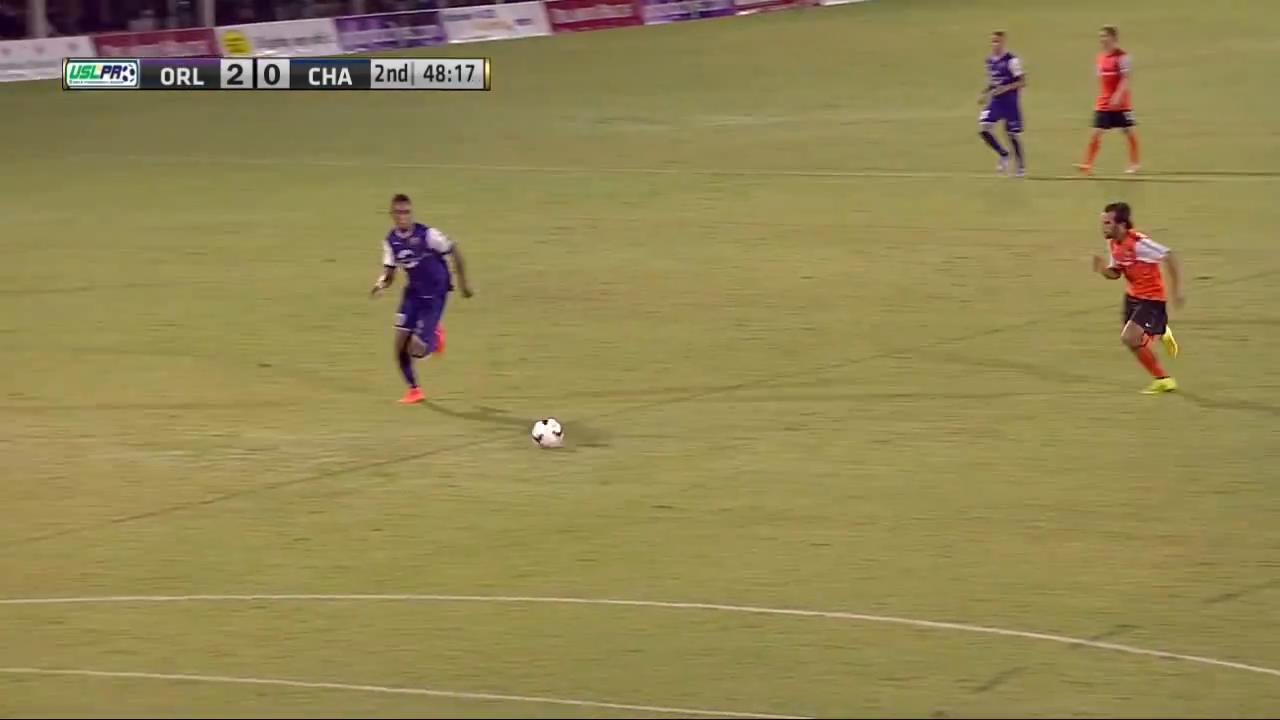
#> input picture 1601.jpg, 1280 x 720 px, given in place of 0187.jpg, which was not available
$ jupyter execute Player_Detection.ipynb   (shell and % lines are left out)   (text cells are left out)
#> lines starting #> are read from the running program, lines starting #| are printed output that depends on the picture; pictures that were not available may be replaced by others from this repository, and a replacement may not be noted
[cell 1]
import numpy as np
import matplotlib.pyplot as plt
import cv2
np.seterr(invalid='ignore')

[cell 2]
import os
import pickle
from glob import glob

import numpy as np
import matplotlib.pyplot as plt

from sklearn.metrics import confusion_matrix
from skimage.io import imread
from random import shuffle
import scipy.io

def get_image_paths(data_path, fmt='jpg'):
    """
    This function returns lists containing the file path for each train
    image, as well as lists with the label of each train image.
    :param data_path: path to the 'train' directories
    :param fmt: file extension of the images
    :return: lists: train_image_paths, train_labels
    """
    train_image_paths = []
    train_labels = []

    # train
    pth = os.path.join(data_path, '*.{:s}'.format(fmt))
    pth = glob(pth)
    shuffle(pth)
    train_image_paths.extend(pth)

    return train_image_paths

mat_1 = scipy.io.loadmat('annotation_1.mat')
#> (reads annotation_1.mat from the repository)
mat_1 = mat_1['annot']
data_path = os.path.join('.', 'train')
train_image_paths = get_image_paths(data_path)
train_labels = mat_1

[cell 3]
import scipy.io
import pandas as pd
# Set up parameters, image paths

df_ground_truth = pd.DataFrame(np.concatenate(mat_1))

for index, row in df_ground_truth.iterrows():
    row['ImgName'] = './train/'+row['ImgName'][0]

[cell 4]
df_ground_truth

[cell 5]
import os
import numpy as np
from matplotlib import pyplot as plt
import matplotlib.patches as patches
from skimage.io import imread
from skimage.transform import resize

H, W = 720, 1280
N = len(df_ground_truth)

def read_frame(train_image_paths, frame):
    file_path = train_image_paths[frame]
    img = cv2.imread(file_path,cv2.IMREAD_GRAYSCALE)
    img = resize(img, output_shape=(H,W))
    return img

def annotations_for_frame(df_annotation, frame):
    assert frame in df_annotation.index
    bbs = df_annotation[df_annotation.index == frame].values[0]
    return bbs

def show_annotation(df_annotation, frame):
    img = read_frame(df_annotation['ImgName'], frame)
    bbs = annotations_for_frame(df_annotation['BBox'], frame)
    fig, ax = plt.subplots(figsize=(20, 12))
    print(type(ax))
    for x1, y1, x2, y2 in bbs:
        dx = x2 - x1
        dy = y2 - y1
        rect = patches.Rectangle((x1, y1), dx, dy, edgecolor='r', facecolor='none')
        ax.add_patch(rect)

    ax.imshow(img)
    ax.set_title('Annotations for frame {}.'.format(frame))

def bounding_boxes_to_mask(bounding_boxes, H, W):

    """
    Converts set of bounding boxes to a binary mask
    """
    mask = np.zeros((H, W))
    for x1, y1, x2, y2 in bounding_boxes:
        dx = x2 - x1
        dy = y2 - y1
        mask[y1:y2,x1:x2] = 1
    return mask

def run_length_encoding(mask):

    """
    Produces run length encoding for a given binary mask
    """

    # find mask non-zeros in flattened representation
    non_zeros = np.nonzero(mask.flatten())[0]
    padded = np.pad(non_zeros, pad_width=1, mode='edge')

    # find start and end points of non-zeros runs
    limits = (padded[1:] - padded[:-1]) != 1
    starts = non_zeros[limits[:-1]]
    ends = non_zeros[limits[1:]]
    lengths = ends - starts + 1

    return ' '.join(['%d %d' % (s, l) for s, l in zip(starts, lengths)])

[cell 6]
from ipywidgets import interact, widgets
from IPython.display import display

def f_display_frame(frame_id):
    show_annotation(df_ground_truth,frame_id)

interact(f_display_frame, frame_id=widgets.IntSlider(min=1, max=1493, step=1, value=1))
#> the sliders are set to frame_id = 1
#> (the call stopped at in show_annotation, `fig, ax = plt.subplots(figsize=(20, 12))`: IPython is not available in this run)

[cell 7]
from scipy.ndimage import gaussian_filter
smoothed = []

def show_smoothed(df_annotation, frame):
    img = read_frame(df_annotation['ImgName'], frame)
    smoothed_ = gaussian_filter(img, sigma=2)
    smoothed.append(smoothed_)
    fig, axes = plt.subplots(figsize=(20, 12), ncols=2)
    axes[0].imshow(img)
    axes[1].imshow(smoothed_)

    bbs = annotations_for_frame(df_annotation['BBox'], frame)
    for x1, y1, x2, y2 in bbs:
        dx = x2 - x1
        dy = y2 - y1
        rect = patches.Rectangle((x1, y1), dx, dy, edgecolor='r', facecolor='none')
        axes[0].add_patch(rect)

[cell 8]
def f_display_smoothed(frame_id):
    show_smoothed(df_ground_truth,frame_id)

interact(f_display_smoothed, frame_id=widgets.IntSlider(min=1, max=853, step=1, value=1))
#> the sliders are set to frame_id = 1
#> (the call stopped at in show_smoothed, `fig, axes = plt.subplots(figsize=(20, 12), ncols=2)`: IPython is not available in this run)

[cell 9]
from skimage.filters import sobel

gradient_g_magnitude = []
gradient_g_dir = []

def gradient(img):
    g_x = sobel(img, axis=1)
    g_y = sobel(img, axis=0)
    g_mag = np.sqrt(g_x**2 + g_y**2)
    g_dir = np.arctan(g_y / g_x)
    return g_mag, g_dir

def show_gradient(df_annotation, frame):
    img = read_frame(df_annotation['ImgName'], frame)
    smoothed_ = gaussian_filter(img, sigma=2)
    g_magnitude, g_dir = gradient(smoothed_)
    gradient_g_magnitude.append(g_magnitude)
    gradient_g_dir.append(g_dir)
    fig, axes = plt.subplots(figsize=(20, 12), ncols=2)
    axes[0].imshow(g_magnitude)
    axes[1].imshow(g_dir)

    bbs = annotations_for_frame(df_annotation['BBox'], frame)
    for x1, y1, x2, y2 in bbs:
        dx = x2 - x1
        dy = y2 - y1
        rect = patches.Rectangle((x1, y1), dx, dy, edgecolor='r', facecolor='none')
        axes[0].add_patch(rect)

[cell 10]
def f_display_gradient(frame_id):
    show_gradient(df_ground_truth,frame_id)

interact(f_display_gradient, frame_id=widgets.IntSlider(min=1, max=853, step=1, value=1))
#> the sliders are set to frame_id = 1
#> in gradient, `g_dir = np.arctan(g_y / g_x)`:
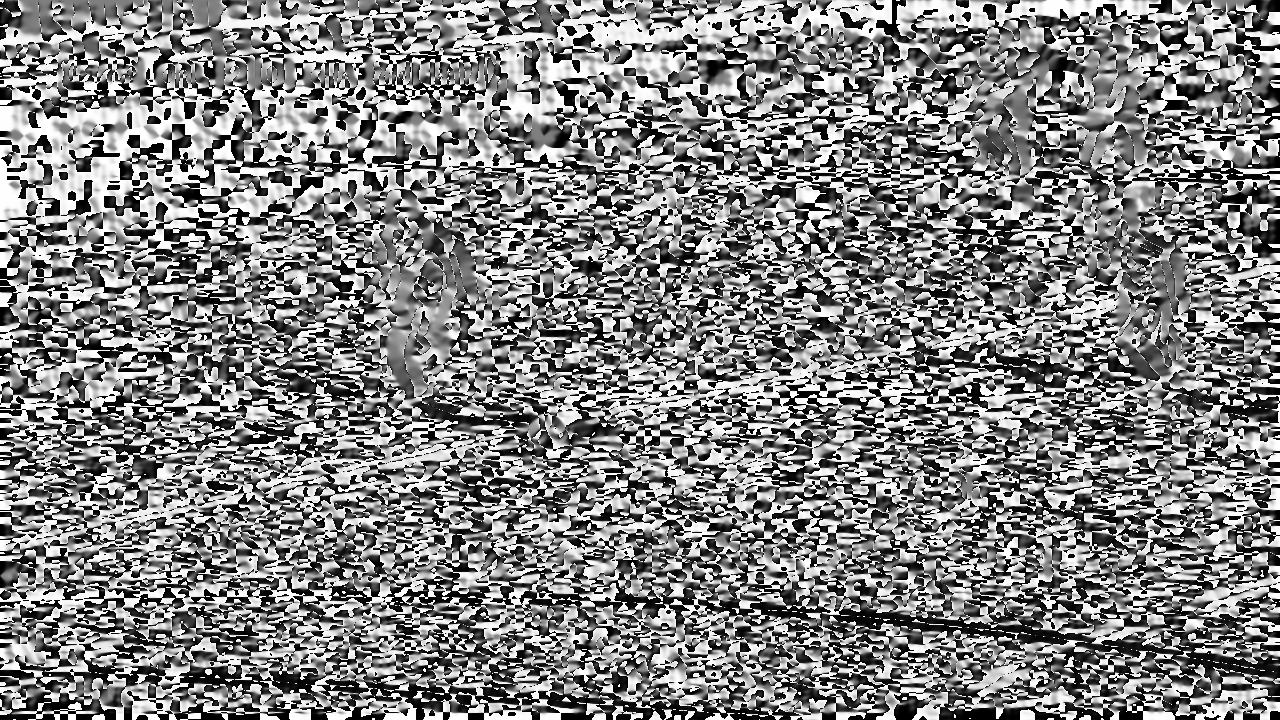
#> g_dir: shape (720, 1280) float64; 0% of the values are NaN or infinite; the others: min -1.57, max 1.57, mean 0.0316; drawn with min black, max white, NaN and infinite black
#> (the call stopped at in show_gradient, `fig, axes = plt.subplots(figsize=(20, 12), ncols=2)`: IPython is not available in this run)

[cell 11]
def non_maximum_suppression(g_magnitude, g_dir):
    #quantise the gradient directions into 4 values np.array([0, np.pi/4, np.pi/2, 3*np.pi/4])
    h, w = g_magnitude.shape
    values = np.array([0, np.pi, np.pi/4, np.pi/2, 3*np.pi/4])
    g_max = np.zeros_like(g_magnitude)
    for i in range(h-1):
        for j in range(w-1):
            diff = abs(values - g_dir[i,j])
            angle = values[np.argmin(diff)]
            q = 0
            r = 0
            #case angle = 0
            if angle == 0 or angle == 1 :
                q = g_magnitude[i, j+1]
                r = g_magnitude[i, j-1]
            #case angle = pi/4
            elif angle == 2:
                q = g_magnitude[i+1, j-1]
                r = g_magnitude[i-1, j+1]
            #case angle = pi/2
            elif angle == 3:
                q = g_magnitude[i+1, j]
                r = g_magnitude[i-1, j]
            #case angle = 3pi/4
            else:
                q = g_magnitude[i-1, j-1]
                r = g_magnitude[i+1, j+1]

            if g_magnitude[i,j] >= q and g_magnitude[i,j]>=r :
                g_max[i,j] = g_magnitude[i,j]
            else:
                g_max[i,j] = 0

    return g_max

[cell 12]
def show_non_maximum_suppression(df_annotation, frame):
    img = read_frame(df_annotation['ImgName'], frame)
    smoothed_ = gaussian_filter(img, sigma=2)
    g_magnitude, g_dir = gradient(smoothed_)
    g_max = non_maximum_suppression(g_magnitude, g_dir)
    fig, axes = plt.subplots(figsize=(20, 12), ncols=2)
    axes[0].imshow(g_max, cmap='gray')
    axes[1].imshow(g_magnitude - g_max, cmap='gray')

    bbs = annotations_for_frame(df_annotation['BBox'], frame)
    for x1, y1, x2, y2 in bbs:
        dx = x2 - x1
        dy = y2 - y1
        rect = patches.Rectangle((x1, y1), dx, dy, edgecolor='r', facecolor='none')
        axes[0].add_patch(rect)

def f_display_non_maximum_suppression(frame_id):
    show_non_maximum_suppression(df_ground_truth,frame_id)

interact(f_display_non_maximum_suppression, frame_id=widgets.IntSlider(min=1, max=853, step=1, value=1))
#> the sliders are set to frame_id = 1
#> after the loop in non_maximum_suppression, `for i in range(h-1):`:
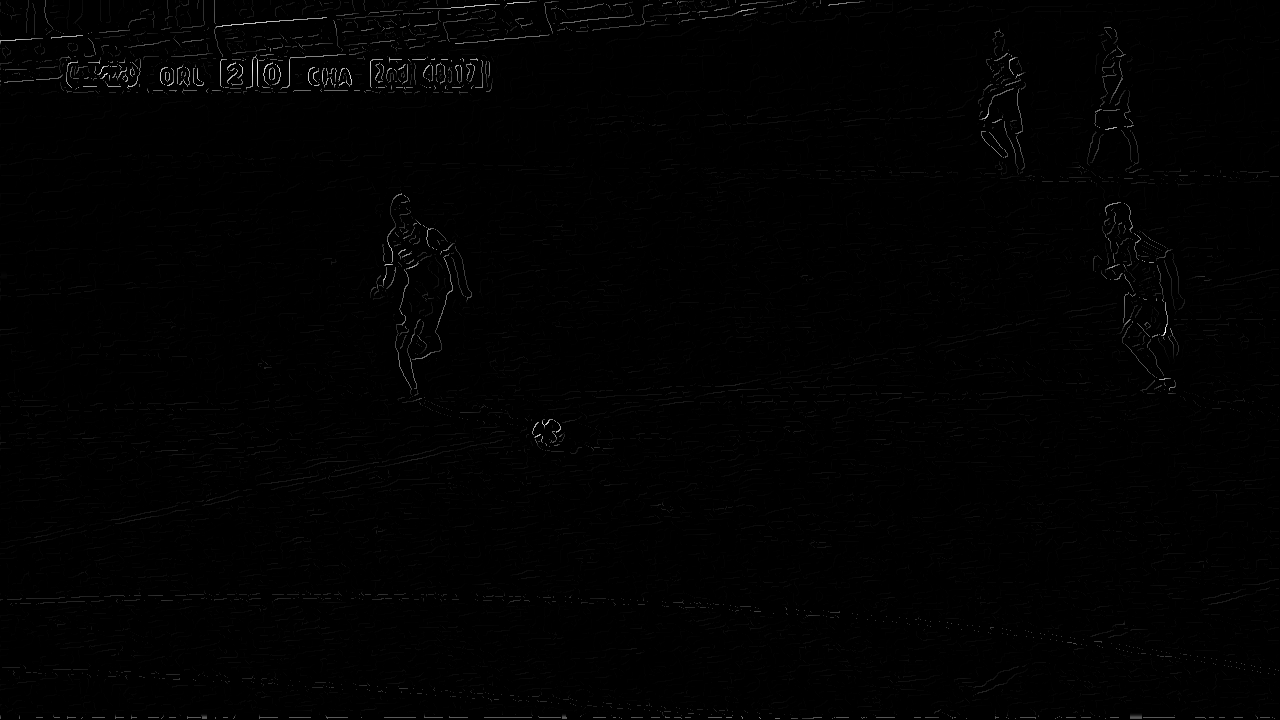
#> g_max: shape (720, 1280) float64; min 0, max 0.284, mean 0.00174; drawn with min black and max white
#> (the call stopped at in show_non_maximum_suppression, `fig, axes = plt.subplots(figsize=(20, 12), ncols=2)`: IPython is not available in this run)

[cell 13]
def double_thresholding(g_max, thresh_lo, thresh_hi):
    h, w = g_max.shape
    thresh_img = np.zeros_like(g_max)
    highThreshold = g_max.max() * thresh_hi;
    lowThreshold = highThreshold * thresh_lo;

    for i in range(h):
        for j in range(w):
            if g_max[i,j] > highThreshold :
                 thresh_img[i,j] = 1
            elif g_max[i,j] > lowThreshold:
                thresh_img[i,j] = 0.25

    return thresh_img

def show_double_thresholding(df_annotation, frame):
    img = read_frame(df_annotation['ImgName'], frame)
    smoothed_ = gaussian_filter(img, sigma=2)
    g_magnitude, g_dir = gradient(smoothed_)
    g_max = non_maximum_suppression(g_magnitude, g_dir)
    thresh_img = double_thresholding(g_max, thresh_lo=0.05, thresh_hi=0.08)
    fig, ax = plt.subplots(figsize=(12, 12))
    ax.imshow(thresh_img)

    bbs = annotations_for_frame(df_annotation['BBox'], frame)
    for x1, y1, x2, y2 in bbs:
        dx = x2 - x1
        dy = y2 - y1
        rect = patches.Rectangle((x1, y1), dx, dy, edgecolor='r', facecolor='none')
        ax.add_patch(rect)

[cell 14]
def f_double_thresholding(frame_id):
    show_double_thresholding(df_ground_truth,frame_id)

interact(f_double_thresholding, frame_id=widgets.IntSlider(min=1, max=853, step=1, value=1))
#> the sliders are set to frame_id = 1
#> in double_thresholding, `highThreshold = g_max.max() * thresh_hi;`: highThreshold = 0.0228
#> in double_thresholding, `lowThreshold = highThreshold * thresh_lo;`: lowThreshold = 0.00114
#> (the call stopped at in show_double_thresholding, `fig, ax = plt.subplots(figsize=(12, 12))`: IPython is not available in this run)

[cell 15]
def connectivity(thresh_img):
    h, w = thresh_img.shape
    edge_img = thresh_img

    for i in range(h):
        for j in range(w):
            if edge_img[i,j] == 0.25:
                if edge_img[i+1,j] == 1 or edge_img[i+1,j+1] == 1 or edge_img[i,j+1] == 1 or edge_img[i-1,j] == 1 or edge_img[i-1,j-1] == 1 or edge_img[i,j-1] == 1 or edge_img[i+1,j-1] == 1 or edge_img[i-1,j+1] == 1:
                    edge_img[i,j] = 1
                else:
                    edge_img[i,j] = 0

    return edge_img

[cell 16]
def show_connectivity(df_annotation, frame):
    img = read_frame(df_annotation['ImgName'], frame)
    smoothed_ = gaussian_filter(img, sigma=2)
    g_magnitude, g_dir = gradient(smoothed_)
    g_max = non_maximum_suppression(g_magnitude, g_dir)
    thresh_img = double_thresholding(g_max, thresh_lo=0.05, thresh_hi=0.08)
    edge_img = connectivity(thresh_img)
    fig, ax = plt.subplots(figsize=(12, 12))
    ax.imshow(edge_img, cmap='gray')

    bbs = annotations_for_frame(df_annotation['BBox'], frame)
    for x1, y1, x2, y2 in bbs:
        dx = x2 - x1
        dy = y2 - y1
        rect = patches.Rectangle((x1, y1), dx, dy, edgecolor='r', facecolor='none')
        ax.add_patch(rect)

[cell 17]
def f_double_connectivity(frame_id):
    show_connectivity(df_ground_truth,frame_id)

interact(f_double_connectivity, frame_id=widgets.IntSlider(min=1, max=853, step=1, value=1))
#> the sliders are set to frame_id = 1
#> after the loop in connectivity, `for i in range(h):`:
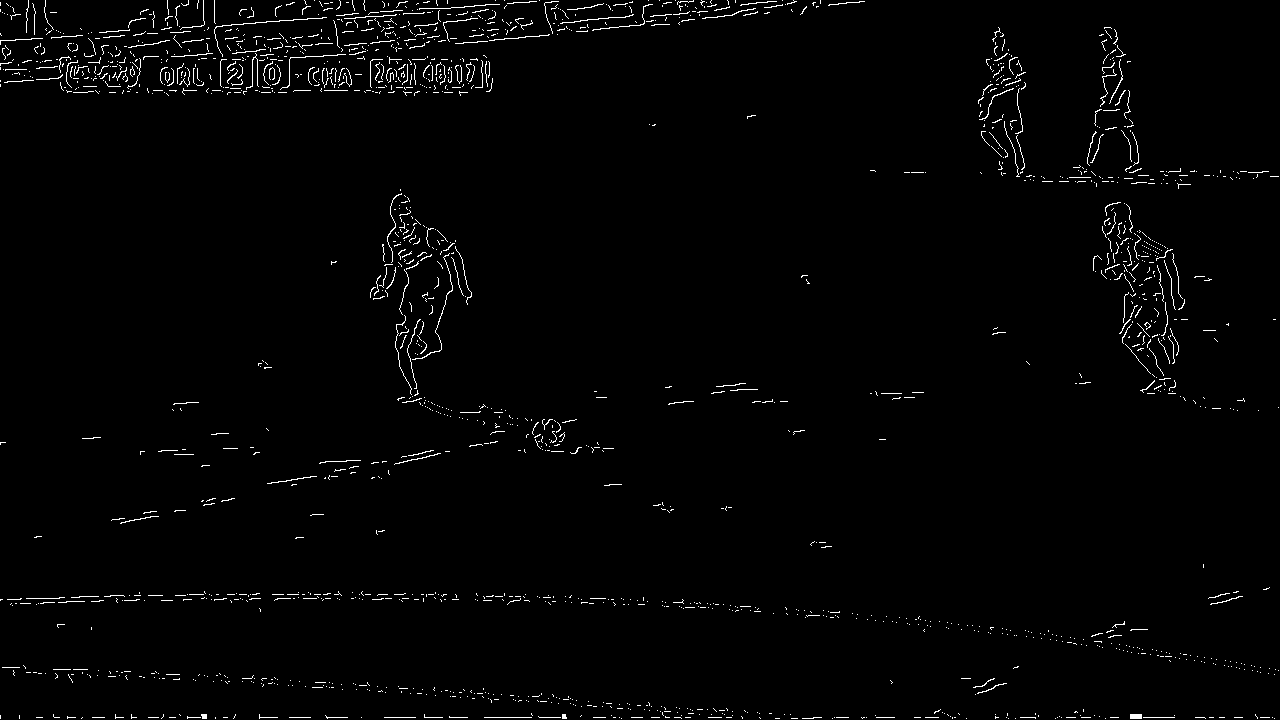
#> edge_img: shape (720, 1280) float64; values 0 (black) and 1 (white), 1.5% white in thin lines or dots
#> (the call stopped at in show_connectivity, `fig, ax = plt.subplots(figsize=(12, 12))`: IPython is not available in this run)

[cell 18]
def canny_edge_detector(img, thresh_lo=0.1, thresh_hi=0.2):
    """
    The Canny edge detector.

    Inputs:
        img              The input image
        thresh_lo        The fraction of the maximum gradient magnitude which will
                         be considered the lo threshold.
        thresh_hi        The fraction of the maximum gradient magnitude which will
                         be considered the hi threshold. Ideally should be 2x to 3x
                         thresh_lo.

    Outputs:
        edge_img         A binary image, with pixels lying on edges marked with a 1,
                         and others with a 0.
    """

    # Smooth the image first.
    smoothed             = gaussian_filter(img,2)

    # Find gradient magnitude and direction
    g_magnitude, g_dir   = gradient(smoothed)

    # Non-maximum suppression
    g_max                = non_maximum_suppression(g_magnitude, g_dir)

    # Double thresholding
    thresh_img           = double_thresholding(g_max, thresh_lo, thresh_hi)

    # Final edge connectivity
    edge_img             = connectivity(thresh_img)

    # Return the result
    return edge_img

def show_canny_edge_detector(df_annotation, frame):
    img = read_frame(df_annotation['ImgName'], frame)
    edges = canny_edge_detector(img, thresh_lo=0.05, thresh_hi=0.09)
    fig, axes = plt.subplots(figsize=(20, 12), ncols=2)
    axes[0].imshow(img, cmap='gray')
    axes[1].imshow(edges, cmap='gray')

    bbs = annotations_for_frame(df_annotation['BBox'], frame)
    for x1, y1, x2, y2 in bbs:
        dx = x2 - x1
        dy = y2 - y1
        rect = patches.Rectangle((x1, y1), dx, dy, edgecolor='r', facecolor='none')
        axes[0].add_patch(rect)

[cell 19]
def f_canny_edge_detector(frame_id):
    show_canny_edge_detector(df_ground_truth,frame_id)

interact(f_canny_edge_detector, frame_id=widgets.IntSlider(min=1, max=853, step=1, value=1))
#> the sliders are set to frame_id = 1
#> after the loop in connectivity (call 2), `for i in range(h):`:
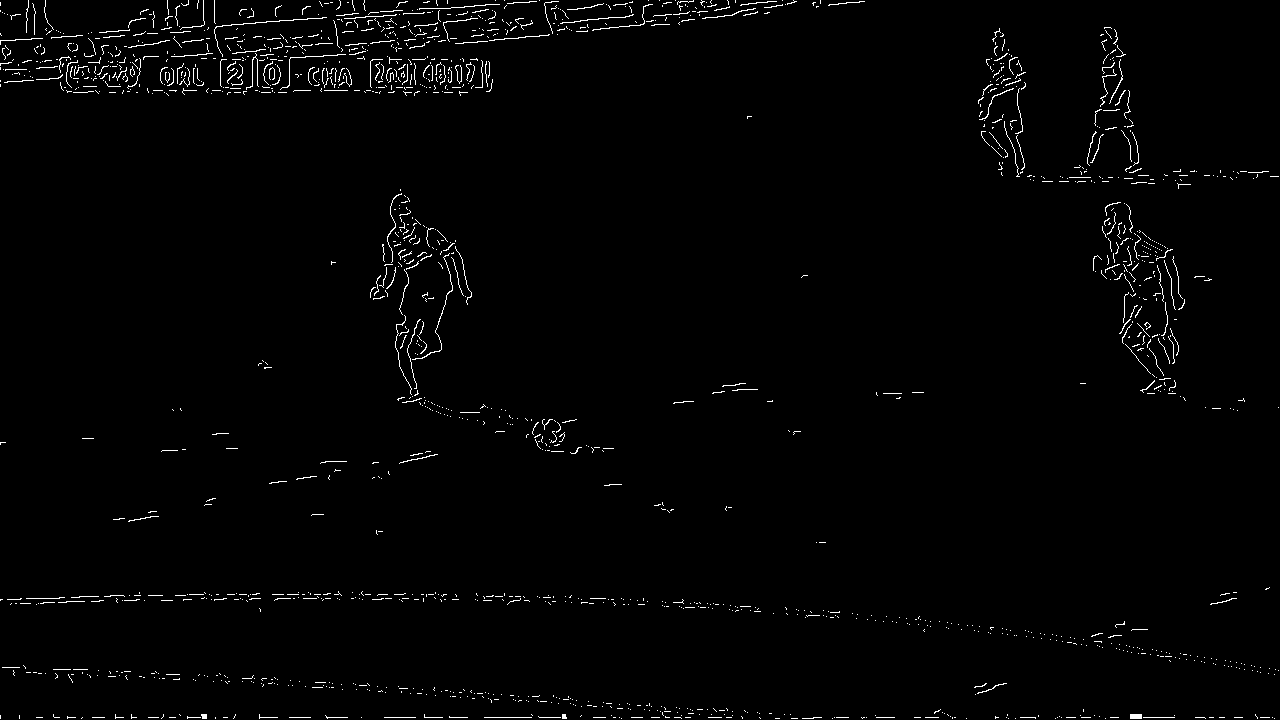
#> edge_img: shape (720, 1280) float64; values 0 (black) and 1 (white), 1.4% white in thin lines or dots
#> (the call stopped at in show_canny_edge_detector, `fig, axes = plt.subplots(figsize=(20, 12), ncols=2)`: IPython is not available in this run)
